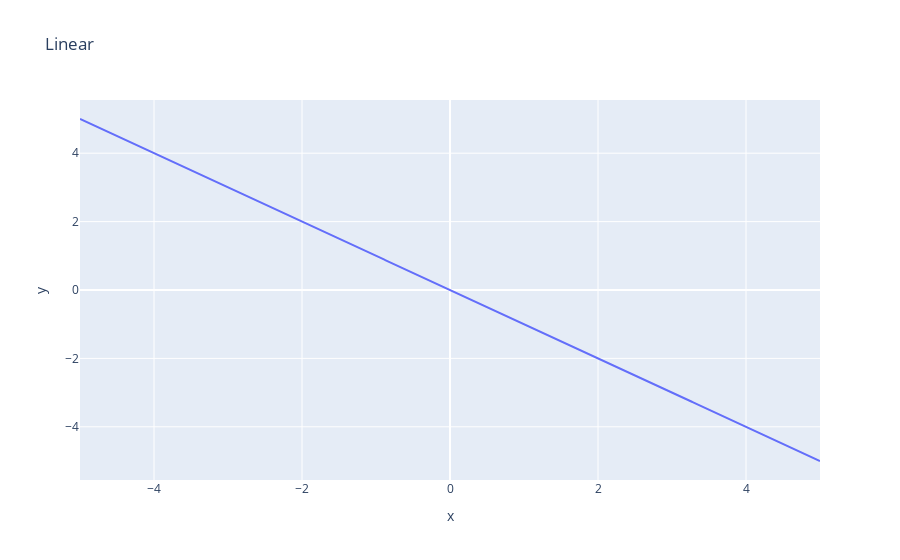

Notebook source saved alongside this figure:
### Code cell
px.line(x=x_graph, y=linear_data(x), title='Linear')

### Figure 1 — Plotly figure (JSON) as saved in the notebook; plotly's stock layout.template omitted (floating-point values rounded to 4 significant figures; data arrays with more than 128 entries replaced by an {"elided": "..."} marker saying what was removed)
{"data": [{"hovertemplate": "x=%{x}<br>y=%{y}<extra></extra>", "legendgroup": "", "line": {"color": "#636efa", "dash": "solid"}, "mode": "lines", "name": "", "orientation": "v", "showlegend": false, "type": "scatter", "x": {"elided": "1000 float values"}, "xaxis": "x", "y": {"elided": "1000 float values"}, "yaxis": "y"}], "layout": {"legend": {"tracegroupgap": 0}, "title": {"text": "Linear"}, "xaxis": {"anchor": "y", "domain": [0, 1], "title": {"text": "x"}}, "yaxis": {"anchor": "x", "domain": [0, 1], "title": {"text": "y"}}}}
